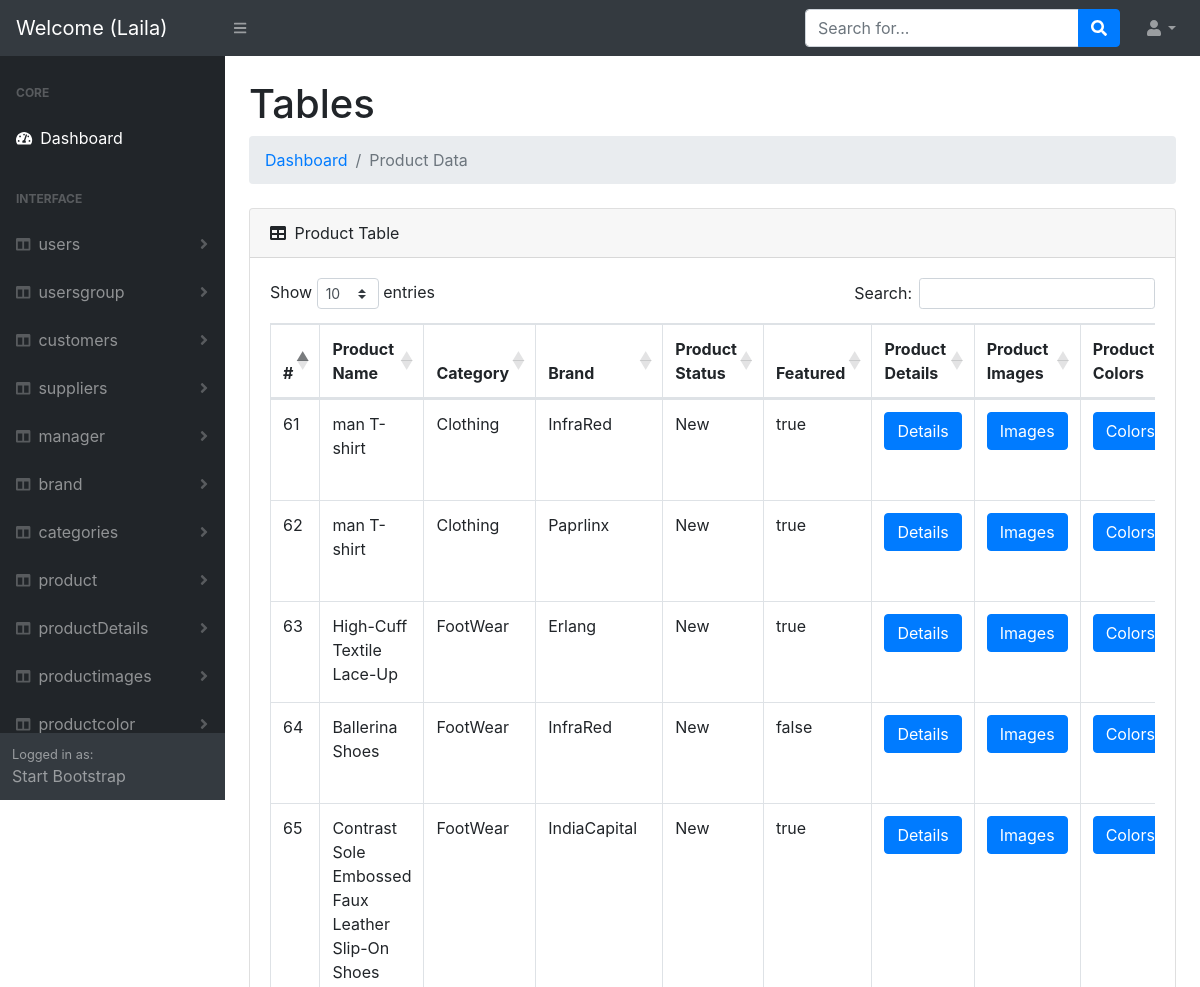
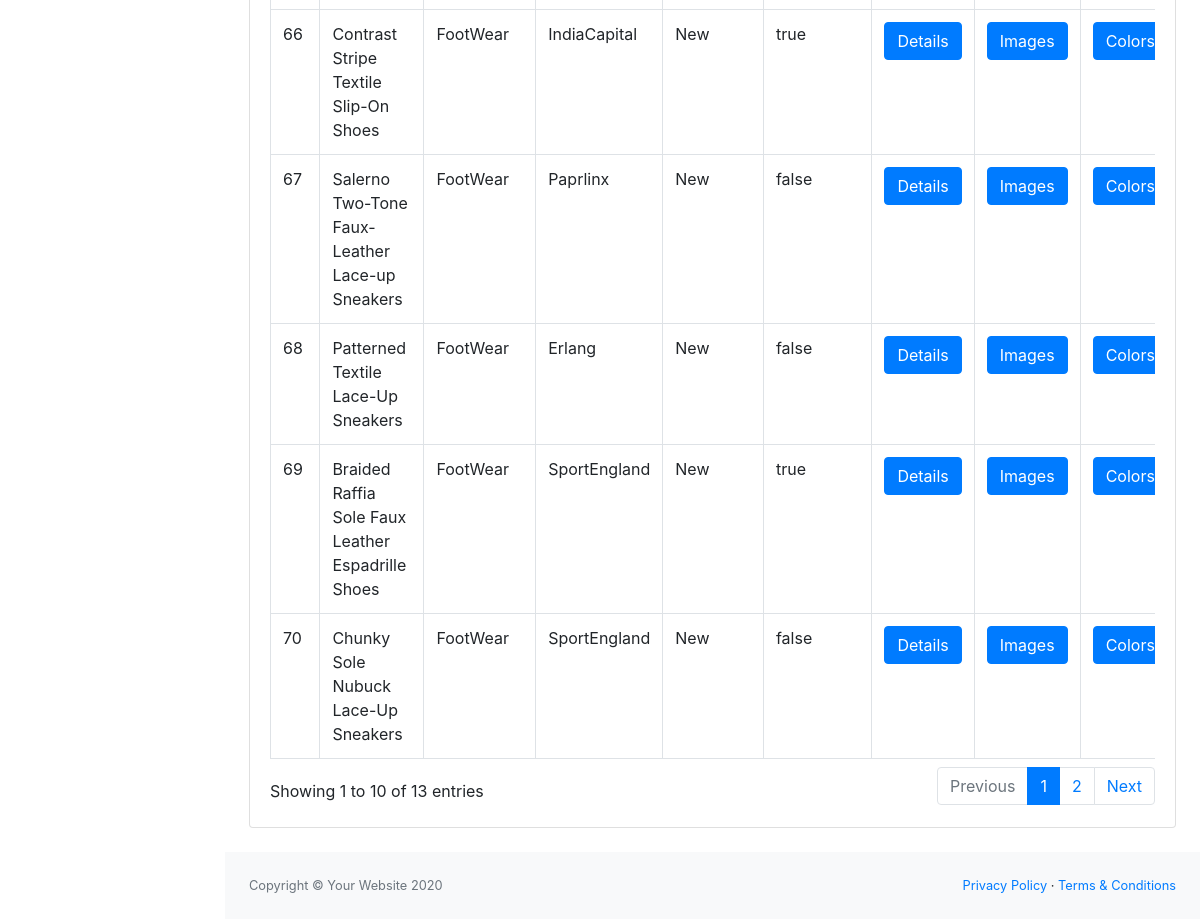
The page /Dashboard/admin/product/index.php (signed in) on the database its author committed (2 pictures, top to bottom).
### tables this page shows
CREATE TABLE `product` (
  `id` int(11) NOT NULL,
  `productname` varchar(250) NOT NULL,
  `product_cat_id` int(11) NOT NULL,
  `product_brand_id` int(11) NOT NULL,
  `product_status` varchar(100) NOT NULL COMMENT 'New ,Old ,used',
  `featured` varchar(50) NOT NULL COMMENT 'to make the product featured (1)True or not (0)false'
);

CREATE TABLE `categoreis` (
  `id` int(11) NOT NULL,
  `categoryname` varchar(250) NOT NULL,
  `description` text NOT NULL,
  `ordering` tinyint(4) NOT NULL COMMENT 'order the category as I wish anytime',
  `Active` tinyint(4) NOT NULL DEFAULT 1 COMMENT 'make visible 1 or not 2',
  `category_made_date` datetime NOT NULL DEFAULT current_timestamp()
);

CREATE TABLE `brand` (
  `brand_Id` int(11) NOT NULL,
  `brandName` varchar(50) NOT NULL,
  `brandImage` varchar(50) NOT NULL
);

### Dashboard/admin/product/index.php (the view, shortened to what this page needs)
<?php
include '../helpers/dbconnection.php';
$sql = "SELECT `product`.*,`product`.`id` as `product_id`,`brand`.`brandName`, `categoreis`.categoryname  FROM `product` join `categoreis` on `product`.`product_cat_id` = `categoreis`.`id` join `brand` on `product`.`product_brand_id`=`brand`.`brand_Id` ";
$op  = mysqli_query($conn, $sql);
include '../header.php';
?>
<body class="sb-nav-fixed">
    <?php
    include '../nav.php';
    ?>
    <div id="layoutSidenav">
        <?php
        include '../sidNave.php';
        ?>
        <div id="layoutSidenav_content">
            <main>
                <div class="container-fluid">
                    <h1 class="mt-4">Tables</h1>
                    <ol class="breadcrumb mb-4">
                        <?php
                        if (isset($_SESSION['errors'])) {
                            foreach ($_SESSION['errors'] as $key =>  $value) {
                                echo '* ' . $key . ' : ' . $value . '<br>';
                            }
                            unset($_SESSION['errors']);
                        } else {
                        ?>
                            <li class="breadcrumb-item"><a href="index.html">Dashboard</a></li>
                            <li class="breadcrumb-item active">Product Data</li>
                        <?php } ?>
                    </ol>
                    <div class="card mb-4">
                        <div class="card-header">
                            <i class="fas fa-table mr-1"></i>
                            Product Table
                        </div>
                        <div class="card-body">
                            <div class="table-responsive">
                                <table class="table table-bordered" id="dataTable" width="100%" cellspacing="0">
                                    <thead>
                                        <tr>
                                            <th>#</th>
                                            <th>Product Name </th>
                                            <th>Category </th>
                                            <th>Brand</th>
                                            <th>Product Status</th>
                                            <th>Featured </th>
                                            <th>Product Details </th>
                                            <th> Product Images </th>
                                            <th> Product Colors </th>
                                        </tr>
                                    </thead>
                                    <tbody>
                                        <?php
                                        while ($result = mysqli_fetch_assoc($op)) {
                                        ?>
                                            <tr>
                                                <td><?php echo $result['product_id']; ?></td>
                                                <td><?php echo $result['productname']; ?></td>
                                                <td><?php echo $result['categoryname']; ?></td>
                                                <td><?php echo $result['brandName']; ?></td>
                                                <td><?php echo $result['product_status']; ?></td>
                                                <td><?php echo $result['featured']; ?></td>
                                                <td> <a href='../productdetails/index.php' class='btn btn-primary m-r-1em'>Details</a> </td>
                                                <td> <a href='../productimages/index.php' class='btn btn-primary m-r-1em'>Images</a> </td>
                                                <td> <a href='../productcolor/index.php' class='btn btn-primary m-r-1em'>Colors</a></td>
                                            </tr>
                                        <?php } ?>
                                    </tbody>
                                </table>
                            </div>
                        </div>
                    </div>
                </div>
            </main>
            <?php
            include '../footer.php';
            ?>

### rows shown on the page
product: id "61", productname "man T-shirt", product_cat.categoryname "Clothing", product_brand.brandName "InfraRed", product_status "New", featured "true"
product: id "62", productname "man T-shirt", product_cat.categoryname "Clothing", product_brand.brandName "Paprlinx", product_status "New", featured "true"
product: id "63", productname "High-Cuff Textile Lace-Up", product_cat.categoryname "FootWear", product_brand.brandName "Erlang", product_status "New", featured "true"
product: id "64", productname "Ballerina Shoes", product_cat.categoryname "FootWear", product_brand.brandName "InfraRed", product_status "New", featured "false"
product: id "65", productname "Contrast Sole Embossed Faux Leather Slip-On Shoes", product_cat.categoryname "FootWear", product_brand.brandName "IndiaCapital", product_status "New", featured "true"
product: id "66", productname "Contrast Stripe Textile Slip-On Shoes", product_cat.categoryname "FootWear", product_brand.brandName "IndiaCapital", product_status "New", featured "true"
product: id "67", productname "Salerno Two-Tone Faux-Leather Lace-up Sneakers", product_cat.categoryname "FootWear", product_brand.brandName "Paprlinx", product_status "New", featured "false"
product: id "68", productname "Patterned Textile Lace-Up Sneakers", product_cat.categoryname "FootWear", product_brand.brandName "Erlang", product_status "New", featured "false"
product: id "69", productname "Braided Raffia Sole Faux Leather Espadrille Shoes", product_cat.categoryname "FootWear", product_brand.brandName "SportEngland", product_status "New", featured "true"
product: id "70", productname "Chunky Sole Nubuck Lace-Up Sneakers", product_cat.categoryname "FootWear", product_brand.brandName "SportEngland", product_status "New", featured "false"

### other values the page prints
$_SESSION['User']['firstName'] "Laila"
$data "users"
$data "usersgroup"
$data "customers"
$data "suppliers"
$data "manager"
$data "brand"
$data "categories"
$data "product"
$data "productDetails"
$data "productimages"
$data "productcolor"
